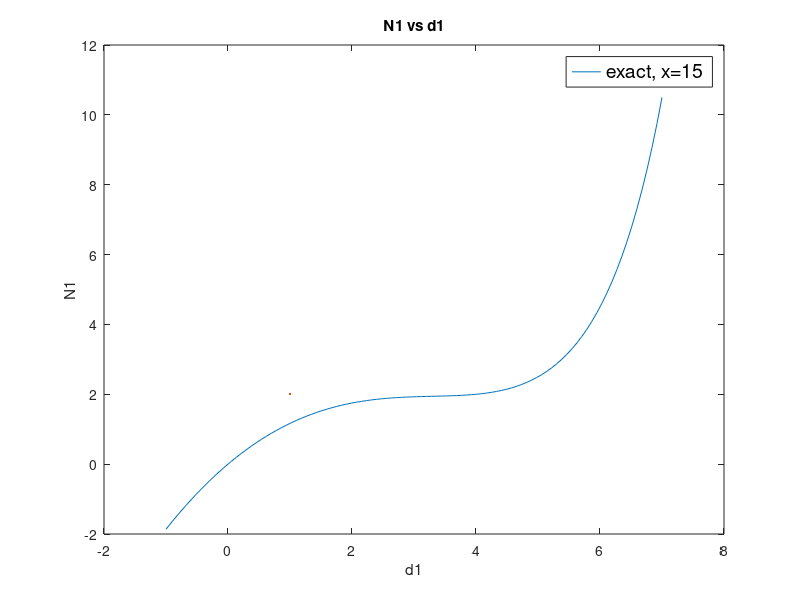
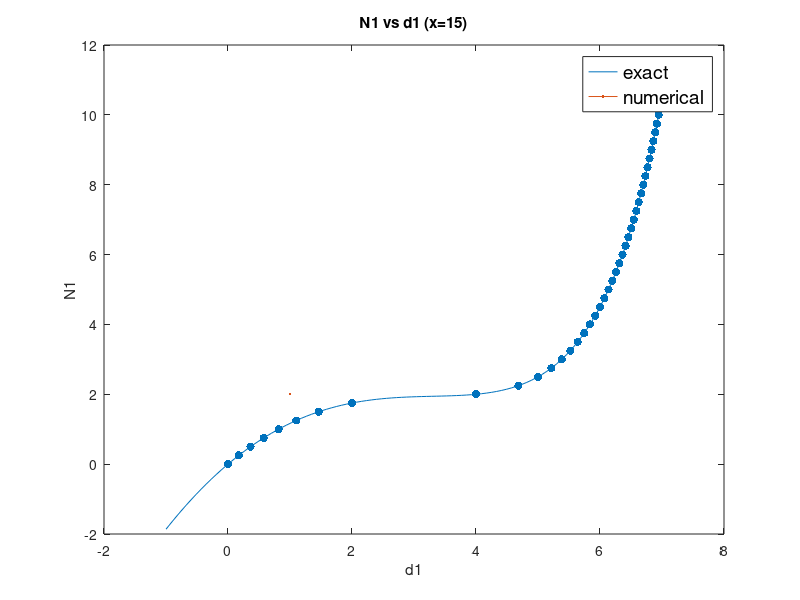
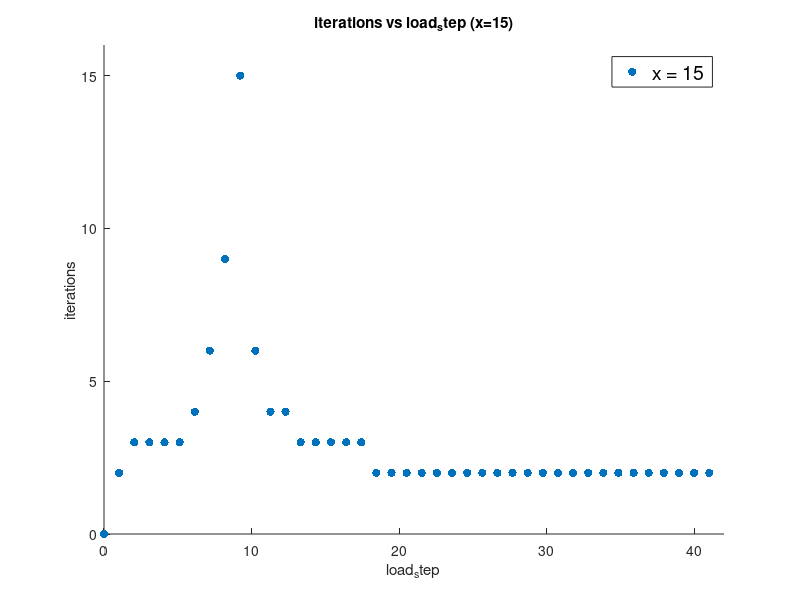
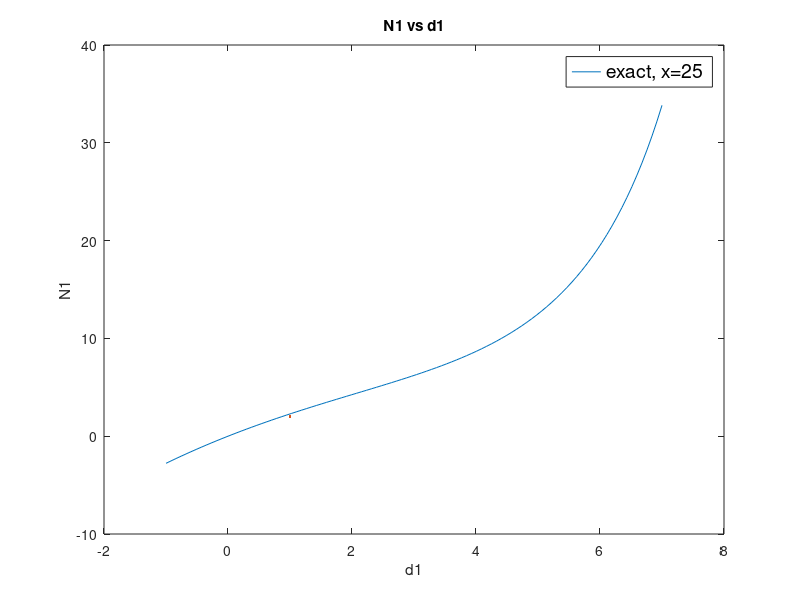

The MATLAB source for these figures, in order:
% This is the Newton-Raphson algorithm solver for HW3
clear all; clc;

%% x =15
% exact internal force
x = 15;
N1 = @(d1,d2) x * d1 ./ (10.0 - d1) - 0.5 * d2.*d2;
N2 = @(d1,d2) d2 - d1;

% external force
load_step = 0.25;
load_max = 10.0;
load_num = load_max / load_step;
F1 = @(n) load_step * n;
F2 = @(n) 0.0;

% Jacobian
J = zeros(2,2);
dN1_dd1 = @(d1,d2) 10*x / ((10.0-d1)*(10.0-d1));
dN1_dd2 = @(d1,d2) -d2;
dN2_dd1 = @(d1,d2) -1.0;
dN2_dd2 = @(d1,d2) 1.0;

% Residual R
R = zeros(2,1);
R1 = @(d1,d2,n) N1(d1,d2) - F1(n);
R2 = @(d1,d2,n) N2(d1,d2) - F2(n);


% Newton-Raphson Algorithm
% K * Deltad = -R
Deltad = zeros(2,1);
d = zeros(2,1);
tol = 1.0e-4;
d_sol = zeros(2, load_num + 1);
d_sol(:,1) = d;
iter_num = zeros(1, load_num+1);
max_iter = 15;

% update vectors: V and W
V = zeros(2, max_iter + 1);
W = zeros(2, max_iter + 1);


for n = 1:load_num
    iter_step = 0;    % record the iterate numbers

    % get the difference between first two residual
    % Delta R = R(i+1) - R(i)
    R(1) = R1(d(1),d(2),n);
    R(2) = R2(d(1),d(2),n);
    R_norm = sqrt(R(1) * R(1) + R(2) * R(2));
    R_norm0 = R_norm;

    R_old = R;   % R(i)
    d_old = d;   % d(i)

    J(1,1) = dN1_dd1(d(1),d(2));
    J(1,2) = dN1_dd2(d(1),d(2));
    J(2,1) = dN2_dd1(d(1),d(2));
    J(2,2) = dN2_dd2(d(1),d(2));

    Deltad = -J\R;   % Deltad(i)
    d = d + Deltad;  % d(i+1) = d(i) + Deltad(i)

    % this is the new residual R(i+1)
    R(1) = R1(d(1),d(2),n);
    R(2) = R2(d(1),d(2),n);

    % BFGS start, solve K_bar * Delta d(i+1) = R(i+1)
    % where Delta d(i+1) = d(i+2) - d(i+1)
    % actually, BFGS is to find d(i+2)
    while true
        iter_step = iter_step + 1;

        R_tilde = R;  % R_tilde(0) = R(i+1)

        % compute update vectors V and W
        % V(i-k+1) = Deltad(i-k+1) / (Deltad(i-k+1) * DeltaR(i-k+1))
        % DeltaR(i-k+1) = R(i-k+2) - R(i-k+1)
        % Deltad(i-k+1) = d(i-k+2) - d(i-k+1)

        % k = 1, i-k+1 = i, i-k+2 = i+1
        DeltaR_k = R_tilde - R_old;     % Delta R(i-k+1) = Delta R(i) = R(i+1) - R(i)
        Deltad_k = Deltad;              % Delta d(i-k+1) = Delta d(i) 

        % V(i-k+1) = Deltad(i-k+1) / (Deltad(i-k+1) * DeltaR(i-k+1))
        V(:,iter_step) = Deltad_k / (Deltad_k' * DeltaR_k);

        % alpha = (-Delta R(i-k+1) * Delta d(i-k+1) / (R(i-k+1) * Delta d(i-k+1)) )^(1/2)
        %       = (-Delta R(i) * Delta d(i) / (R(i) * Delta d(i) ) )^(1/2)
        alpha = sqrt(-DeltaR_k' * Deltad_k / (R_old' * Deltad_k));

        % W(i-k+1) = alpha * R(i-k+1) - Delta R(i-k+1)
        %          = alpha * R(i) - Delta R(i)
        W(:,iter_step) = alpha * R_old - DeltaR_k;

        % Right-side updates
        for k = 1:iter_step
            R_tilde = R_tilde + (V(:, iter_step - k + 1)'* R_tilde) * W(:,iter_step - k + 1);
        end

        % Solve intermediate system
        % Deltad_tilde(0) = J^(-1) * R_tilde(i)
        Deltad_tilde = -J\R_tilde;

        % Left-side update
        for k = 1:iter_step
            Deltad_tilde = Deltad_tilde + (W(:, k)' * Deltad_tilde) * V(:, k);
        end

        d = d + Deltad_tilde;  % d(i+2) = d(i+1) + Deltad_tilde
        Deltad = d - d_old;    % Deltad(i+1) = d(i+2) - d(i+1)

        % R(i+2)
        R(1) = R1(d(1),d(2),n);  
        R(2) = R2(d(1),d(2),n);
        R_norm = sqrt(R(1) * R(1) + R(2) * R(2));

        if R_norm <= tol * R_norm0
            break;
        end
        if iter_step == max_iter
            break;
        end
    end  % end of iteration
    iter_num(:,n+1) = iter_step;
    d_sol(:,n+1) = d;
end  % end of load step


% plot (a) x = 15
figure;
d_exact = linspace(-1,7,100);
N1_exact = N1(d_exact, d_exact);
plot(d_exact, N1_exact, LineWidth=2);
title("N1 vs d1");
xlabel("d1");
ylabel("N1");
legend("exact, x=15",'Location', 'Best', 'FontSize', 14, 'Box', 'on');

%plot (b) x = 15
figure;
d_exact = linspace(-1,7,100);
N1_exact = N1(d_exact, d_exact);
N1_sol = N1(d_sol(1,:), d_sol(1,:));
plot(d_exact, N1_exact, LineWidth=2);
hold on;
scatter(d_sol(1,:),N1_sol,"filled");
title("N1 vs d1 (x=15)");
xlabel("d1");
ylabel("N1");
legend("exact","numerical",'Location', 'Best', 'FontSize', 14, 'Box', 'on');

%plot (c)  x= 15
figure;
load_steps = linspace(0,load_num + 1, load_num + 1);
scatter(load_steps, iter_num, "filled");
title("iterations vs load_step (x=15)");
xlim([0,42]);
ylim([0,16]);
xlabel("load_step");
ylabel("iterations");
legend("x = 15",'Location', 'Best', 'FontSize', 14, 'Box', 'on');


%% x = 25
% exact internal force
x = 25;
N1 = @(d1,d2) x * d1 ./ (10.0 - d1) - 0.5 * d2.*d2;
N2 = @(d1,d2) d2 - d1;

% external force
load_step = 0.25;
load_max = 10.0;
load_num = load_max / load_step;
F1 = @(n) load_step * n;
F2 = @(n) 0.0;

% Jacobian
J = zeros(2,2);
dN1_dd1 = @(d1,d2) 10*x / ((10.0-d1)*(10.0-d1));
dN1_dd2 = @(d1,d2) -d2;
dN2_dd1 = @(d1,d2) -1.0;
dN2_dd2 = @(d1,d2) 1.0;

% Residual R
R = zeros(2,1);
R1 = @(d1,d2,n) N1(d1,d2) - F1(n);
R2 = @(d1,d2,n) N2(d1,d2) - F2(n);


% Newton-Raphson Algorithm
% K * Deltad = -R
Deltad = zeros(2,1);
d = zeros(2,1);
tol = 1.0e-4;
d_sol = zeros(2, load_num + 1);
d_sol(:,1) = d;
iter_num = zeros(1, load_num+1);
max_iter = 15;

% update vectors: V and W
V = zeros(2, max_iter + 1);
W = zeros(2, max_iter + 1);


for n = 1:load_num
    iter_step = 0;    % record the iterate numbers

    % get the difference between first two residual
    % Delta R = R(i+1) - R(i)
    R(1) = R1(d(1),d(2),n);
    R(2) = R2(d(1),d(2),n);
    R_norm = sqrt(R(1) * R(1) + R(2) * R(2));
    R_norm0 = R_norm;

    R_old = R;   % R(i)
    d_old = d;   % d(i)

    J(1,1) = dN1_dd1(d(1),d(2));
    J(1,2) = dN1_dd2(d(1),d(2));
    J(2,1) = dN2_dd1(d(1),d(2));
    J(2,2) = dN2_dd2(d(1),d(2));

    Deltad = -J\R;   % Deltad(i)
    d = d + Deltad;  % d(i+1) = d(i) + Deltad(i)

    % this is the new residual R(i+1)
    R(1) = R1(d(1),d(2),n);
    R(2) = R2(d(1),d(2),n);

    % BFGS start, solve K_bar * Delta d(i+1) = R(i+1)
    % where Delta d(i+1) = d(i+2) - d(i+1)
    % actually, BFGS is to find d(i+2)
    while true
        iter_step = iter_step + 1;

        R_tilde = R;  % R_tilde(0) = R(i+1)

        % compute update vectors V and W
        % V(i-k+1) = Deltad(i-k+1) / (Deltad(i-k+1) * DeltaR(i-k+1))
        % DeltaR(i-k+1) = R(i-k+2) - R(i-k+1)
        % Deltad(i-k+1) = d(i-k+2) - d(i-k+1)

        % k = 1, i-k+1 = i, i-k+2 = i+1
        DeltaR_k = R_tilde - R_old;     % Delta R(i-k+1) = Delta R(i) = R(i+1) - R(i)
        Deltad_k = Deltad;              % Delta d(i-k+1) = Delta d(i) 

        % V(i-k+1) = Deltad(i-k+1) / (Deltad(i-k+1) * DeltaR(i-k+1))
        V(:,iter_step) = Deltad_k / (Deltad_k' * DeltaR_k);

        % alpha = (-Delta R(i-k+1) * Delta d(i-k+1) / (R(i-k+1) * Delta d(i-k+1)) )^(1/2)
        %       = (-Delta R(i) * Delta d(i) / (R(i) * Delta d(i) ) )^(1/2)
        alpha = sqrt(-DeltaR_k' * Deltad_k / (R_old' * Deltad_k));

        % W(i-k+1) = alpha * R(i-k+1) - Delta R(i-k+1)
        %          = alpha * R(i) - Delta R(i)
        W(:,iter_step) = alpha * R_old - DeltaR_k;

        % Right-side updates
        for k = 1:iter_step
            R_tilde = R_tilde + (V(:, iter_step - k + 1)'* R_tilde) * W(:,iter_step - k + 1);
        end

        % Solve intermediate system
        % Deltad_tilde(0) = J^(-1) * R_tilde(i)
        Deltad_tilde = -J\R_tilde;

        % Left-side update
        for k = 1:iter_step
            Deltad_tilde = Deltad_tilde + (W(:, k)' * Deltad_tilde) * V(:, k);
        end

        d = d + Deltad_tilde;  % d(i+2) = d(i+1) + Deltad_tilde
        Deltad = d - d_old;    % Deltad(i+1) = d(i+2) - d(i+1)

        % R(i+2)
        R(1) = R1(d(1),d(2),n);  
        R(2) = R2(d(1),d(2),n);
        R_norm = sqrt(R(1) * R(1) + R(2) * R(2));

        if R_norm <= tol * R_norm0
            break;
        end
        if iter_step == max_iter
            break;
        end
    end  % end of iteration
    iter_num(:,n+1) = iter_step;
    d_sol(:,n+1) = d;
end  % end of load step


% plot (a) x = 25
figure;
d_exact = linspace(-1,7,100);
N1_exact = N1(d_exact, d_exact);
plot(d_exact, N1_exact, LineWidth=2);
title("N1 vs d1");
xlabel("d1");
ylabel("N1");
legend("exact, x=25",'Location', 'Best', 'FontSize', 14, 'Box', 'on');

%plot (b) x = 25
figure;
d_exact = linspace(-1,7,100);
N1_exact = N1(d_exact, d_exact);
N1_sol = N1(d_sol(1,:), d_sol(1,:));
plot(d_exact, N1_exact, LineWidth=2);
hold on;
scatter(d_sol(1,:),N1_sol,"filled");
title("N1 vs d1 (x=25)");
xlabel("d1");
ylabel("N1");
legend("exact","numerical",'Location', 'Best', 'FontSize', 14, 'Box', 'on');

%plot (c)  x= 25
figure;
load_steps = linspace(0,load_num + 1, load_num + 1);
scatter(load_steps, iter_num, "filled");
title("iterations vs load_step (x=25)");
xlim([0,42]);
ylim([0,16]);
xlabel("load_step");
ylabel("iterations");
legend("x = 25",'Location', 'Best', 'FontSize', 14, 'Box', 'on');


